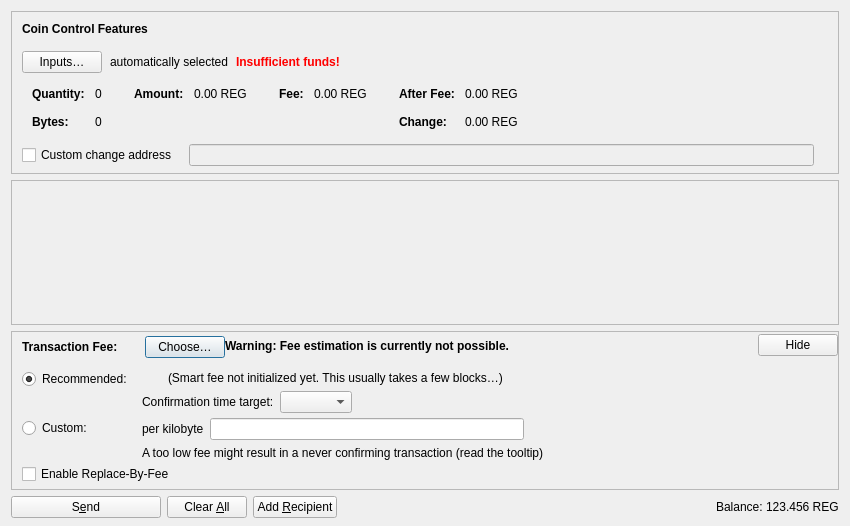
<?xml version="1.0" encoding="UTF-8"?>
<ui version="4.0">
 <class>SendCoinsDialog</class>
 <widget class="QDialog" name="SendCoinsDialog">
  <property name="geometry">
   <rect>
    <x>0</x>
    <y>0</y>
    <width>850</width>
    <height>526</height>
   </rect>
  </property>
  <property name="windowTitle">
   <string>Send Coins</string>
  </property>
  <layout class="QVBoxLayout" name="verticalLayout" stretch="0,1,0,0">
   <property name="bottomMargin">
    <number>8</number>
   </property>
   <item>
    <widget class="QFrame" name="frameCoinControl">
     <property name="sizePolicy">
      <sizepolicy hsizetype="Expanding" vsizetype="Expanding">
       <horstretch>0</horstretch>
       <verstretch>0</verstretch>
      </sizepolicy>
     </property>
     <property name="maximumSize">
      <size>
       <width>16777215</width>
       <height>16777215</height>
      </size>
     </property>
     <property name="frameShape">
      <enum>QFrame::StyledPanel</enum>
     </property>
     <property name="frameShadow">
      <enum>QFrame::Sunken</enum>
     </property>
     <layout class="QVBoxLayout" name="verticalLayoutCoinControl2">
      <property name="spacing">
       <number>0</number>
      </property>
      <property name="leftMargin">
       <number>0</number>
      </property>
      <property name="topMargin">
       <number>0</number>
      </property>
      <property name="rightMargin">
       <number>0</number>
      </property>
      <property name="bottomMargin">
       <number>6</number>
      </property>
      <item>
       <layout class="QVBoxLayout" name="verticalLayoutCoinControl" stretch="0,0,0,0,1">
        <property name="spacing">
         <number>0</number>
        </property>
        <property name="leftMargin">
         <number>10</number>
        </property>
        <property name="topMargin">
         <number>10</number>
        </property>
        <item>
         <layout class="QHBoxLayout" name="horizontalLayoutCoinControl1">
          <property name="bottomMargin">
           <number>15</number>
          </property>
          <item>
           <widget class="QLabel" name="labelCoinControlFeatures">
            <property name="sizePolicy">
             <sizepolicy hsizetype="Preferred" vsizetype="Maximum">
              <horstretch>0</horstretch>
              <verstretch>0</verstretch>
             </sizepolicy>
            </property>
            <property name="font">
             <font>
              <weight>75</weight>
              <bold>true</bold>
             </font>
            </property>
            <property name="styleSheet">
             <string notr="true">font-weight:bold;</string>
            </property>
            <property name="text">
             <string>Coin Control Features</string>
            </property>
           </widget>
          </item>
         </layout>
        </item>
        <item>
         <layout class="QHBoxLayout" name="horizontalLayoutCoinControl2" stretch="0,0,0,0">
          <property name="spacing">
           <number>8</number>
          </property>
          <property name="bottomMargin">
           <number>10</number>
          </property>
          <item>
           <widget class="QPushButton" name="pushButtonCoinControl">
            <property name="styleSheet">
             <string notr="true"/>
            </property>
            <property name="text">
             <string>Inputs…</string>
            </property>
            <property name="autoDefault">
             <bool>false</bool>
            </property>
           </widget>
          </item>
          <item>
           <widget class="QLabel" name="labelCoinControlAutomaticallySelected">
            <property name="text">
             <string>automatically selected</string>
            </property>
            <property name="margin">
             <number>5</number>
            </property>
           </widget>
          </item>
          <item>
           <widget class="QLabel" name="labelCoinControlInsuffFunds">
            <property name="font">
             <font>
              <weight>75</weight>
              <bold>true</bold>
             </font>
            </property>
            <property name="styleSheet">
             <string notr="true">color:red;font-weight:bold;</string>
            </property>
            <property name="text">
             <string>Insufficient funds!</string>
            </property>
            <property name="margin">
             <number>5</number>
            </property>
           </widget>
          </item>
          <item>
           <spacer name="horizontalSpacerCoinControl">
            <property name="orientation">
             <enum>Qt::Horizontal</enum>
            </property>
            <property name="sizeHint" stdset="0">
             <size>
              <width>40</width>
              <height>1</height>
             </size>
            </property>
           </spacer>
          </item>
         </layout>
        </item>
        <item>
         <widget class="QWidget" name="widgetCoinControl" native="true">
          <property name="sizePolicy">
           <sizepolicy hsizetype="Preferred" vsizetype="Preferred">
            <horstretch>0</horstretch>
            <verstretch>0</verstretch>
           </sizepolicy>
          </property>
          <property name="minimumSize">
           <size>
            <width>0</width>
            <height>0</height>
           </size>
          </property>
          <property name="styleSheet">
           <string notr="true"/>
          </property>
          <layout class="QHBoxLayout" name="horizontalLayoutCoinControl5">
           <property name="leftMargin">
            <number>0</number>
           </property>
           <property name="topMargin">
            <number>0</number>
           </property>
           <property name="rightMargin">
            <number>0</number>
           </property>
           <property name="bottomMargin">
            <number>0</number>
           </property>
           <item>
            <layout class="QHBoxLayout" name="horizontalLayoutCoinControl3" stretch="0,0,0,1">
             <property name="spacing">
              <number>20</number>
             </property>
             <property name="topMargin">
              <number>0</number>
             </property>
             <property name="bottomMargin">
              <number>10</number>
             </property>
             <item>
              <layout class="QFormLayout" name="formLayoutCoinControl1">
               <property name="labelAlignment">
                <set>Qt::AlignLeft|Qt::AlignVCenter</set>
               </property>
               <property name="horizontalSpacing">
                <number>10</number>
               </property>
               <property name="verticalSpacing">
                <number>14</number>
               </property>
               <property name="leftMargin">
                <number>10</number>
               </property>
               <property name="topMargin">
                <number>4</number>
               </property>
               <property name="rightMargin">
                <number>6</number>
               </property>
               <item row="0" column="0">
                <widget class="QLabel" name="labelCoinControlQuantityText">
                 <property name="font">
                  <font>
                   <weight>75</weight>
                   <bold>true</bold>
                  </font>
                 </property>
                 <property name="text">
                  <string>Quantity:</string>
                 </property>
                 <property name="margin">
                  <number>0</number>
                 </property>
                </widget>
               </item>
               <item row="0" column="1">
                <widget class="QLabel" name="labelCoinControlQuantity">
                 <property name="cursor">
                  <cursorShape>IBeamCursor</cursorShape>
                 </property>
                 <property name="contextMenuPolicy">
                  <enum>Qt::ActionsContextMenu</enum>
                 </property>
                 <property name="text">
                  <string notr="true">0</string>
                 </property>
                 <property name="margin">
                  <number>0</number>
                 </property>
                 <property name="textInteractionFlags">
                  <set>Qt::LinksAccessibleByMouse|Qt::TextSelectableByKeyboard|Qt::TextSelectableByMouse</set>
                 </property>
                </widget>
               </item>
               <item row="1" column="0">
                <widget class="QLabel" name="labelCoinControlBytesText">
                 <property name="font">
                  <font>
                   <weight>75</weight>
                   <bold>true</bold>
                  </font>
                 </property>
                 <property name="text">
                  <string>Bytes:</string>
                 </property>
                </widget>
               </item>
               <item row="1" column="1">
                <widget class="QLabel" name="labelCoinControlBytes">
                 <property name="cursor">
                  <cursorShape>IBeamCursor</cursorShape>
                 </property>
                 <property name="contextMenuPolicy">
                  <enum>Qt::ActionsContextMenu</enum>
                 </property>
                 <property name="text">
                  <string notr="true">0</string>
                 </property>
                 <property name="textInteractionFlags">
                  <set>Qt::LinksAccessibleByMouse|Qt::TextSelectableByKeyboard|Qt::TextSelectableByMouse</set>
                 </property>
                </widget>
               </item>
              </layout>
             </item>
             <item>
              <layout class="QFormLayout" name="formLayoutCoinControl2">
               <property name="horizontalSpacing">
                <number>10</number>
               </property>
               <property name="verticalSpacing">
                <number>14</number>
               </property>
               <property name="leftMargin">
                <number>6</number>
               </property>
               <property name="topMargin">
                <number>4</number>
               </property>
               <property name="rightMargin">
                <number>6</number>
               </property>
               <item row="0" column="0">
                <widget class="QLabel" name="labelCoinControlAmountText">
                 <property name="font">
                  <font>
                   <weight>75</weight>
                   <bold>true</bold>
                  </font>
                 </property>
                 <property name="text">
                  <string>Amount:</string>
                 </property>
                 <property name="margin">
                  <number>0</number>
                 </property>
                </widget>
               </item>
               <item row="0" column="1">
                <widget class="QLabel" name="labelCoinControlAmount">
                 <property name="cursor">
                  <cursorShape>IBeamCursor</cursorShape>
                 </property>
                 <property name="contextMenuPolicy">
                  <enum>Qt::ActionsContextMenu</enum>
                 </property>
                 <property name="text">
                  <string notr="true">0.00 REG</string>
                 </property>
                 <property name="textInteractionFlags">
                  <set>Qt::LinksAccessibleByMouse|Qt::TextSelectableByKeyboard|Qt::TextSelectableByMouse</set>
                 </property>
                </widget>
               </item>
              </layout>
             </item>
             <item>
              <layout class="QFormLayout" name="formLayoutCoinControl3">
               <property name="horizontalSpacing">
                <number>10</number>
               </property>
               <property name="verticalSpacing">
                <number>14</number>
               </property>
               <property name="leftMargin">
                <number>6</number>
               </property>
               <property name="topMargin">
                <number>4</number>
               </property>
               <property name="rightMargin">
                <number>6</number>
               </property>
               <item row="0" column="0">
                <widget class="QLabel" name="labelCoinControlFeeText">
                 <property name="font">
                  <font>
                   <weight>75</weight>
                   <bold>true</bold>
                  </font>
                 </property>
                 <property name="text">
                  <string>Fee:</string>
                 </property>
                 <property name="margin">
                  <number>0</number>
                 </property>
                </widget>
               </item>
               <item row="0" column="1">
                <widget class="QLabel" name="labelCoinControlFee">
                 <property name="cursor">
                  <cursorShape>IBeamCursor</cursorShape>
                 </property>
                 <property name="contextMenuPolicy">
                  <enum>Qt::ActionsContextMenu</enum>
                 </property>
                 <property name="text">
                  <string notr="true">0.00 REG</string>
                 </property>
                 <property name="textInteractionFlags">
                  <set>Qt::LinksAccessibleByMouse|Qt::TextSelectableByKeyboard|Qt::TextSelectableByMouse</set>
                 </property>
                </widget>
               </item>
              </layout>
             </item>
             <item>
              <layout class="QFormLayout" name="formLayoutCoinControl4">
               <property name="labelAlignment">
                <set>Qt::AlignLeft|Qt::AlignVCenter</set>
               </property>
               <property name="horizontalSpacing">
                <number>10</number>
               </property>
               <property name="verticalSpacing">
                <number>14</number>
               </property>
               <property name="leftMargin">
                <number>6</number>
               </property>
               <property name="topMargin">
                <number>4</number>
               </property>
               <property name="rightMargin">
                <number>6</number>
               </property>
               <item row="0" column="0">
                <widget class="QLabel" name="labelCoinControlAfterFeeText">
                 <property name="font">
                  <font>
                   <weight>75</weight>
                   <bold>true</bold>
                  </font>
                 </property>
                 <property name="text">
                  <string>After Fee:</string>
                 </property>
                 <property name="margin">
                  <number>0</number>
                 </property>
                </widget>
               </item>
               <item row="0" column="1">
                <widget class="QLabel" name="labelCoinControlAfterFee">
                 <property name="cursor">
                  <cursorShape>IBeamCursor</cursorShape>
                 </property>
                 <property name="contextMenuPolicy">
                  <enum>Qt::ActionsContextMenu</enum>
                 </property>
                 <property name="text">
                  <string notr="true">0.00 REG</string>
                 </property>
                 <property name="textInteractionFlags">
                  <set>Qt::LinksAccessibleByMouse|Qt::TextSelectableByKeyboard|Qt::TextSelectableByMouse</set>
                 </property>
                </widget>
               </item>
               <item row="1" column="0">
                <widget class="QLabel" name="labelCoinControlChangeText">
                 <property name="font">
                  <font>
                   <weight>75</weight>
                   <bold>true</bold>
                  </font>
                 </property>
                 <property name="text">
                  <string>Change:</string>
                 </property>
                </widget>
               </item>
               <item row="1" column="1">
                <widget class="QLabel" name="labelCoinControlChange">
                 <property name="cursor">
                  <cursorShape>IBeamCursor</cursorShape>
                 </property>
                 <property name="contextMenuPolicy">
                  <enum>Qt::ActionsContextMenu</enum>
                 </property>
                 <property name="text">
                  <string notr="true">0.00 REG</string>
                 </property>
                 <property name="textInteractionFlags">
                  <set>Qt::LinksAccessibleByMouse|Qt::TextSelectableByKeyboard|Qt::TextSelectableByMouse</set>
                 </property>
                </widget>
               </item>
              </layout>
             </item>
            </layout>
           </item>
          </layout>
         </widget>
        </item>
        <item>
         <layout class="QHBoxLayout" name="horizontalLayoutCoinControl4" stretch="0,0,0">
          <property name="spacing">
           <number>12</number>
          </property>
          <property name="sizeConstraint">
           <enum>QLayout::SetDefaultConstraint</enum>
          </property>
          <property name="topMargin">
           <number>5</number>
          </property>
          <property name="rightMargin">
           <number>5</number>
          </property>
          <item>
           <widget class="QCheckBox" name="checkBoxCoinControlChange">
            <property name="toolTip">
             <string>If this is activated, but the change address is empty or invalid, change will be sent to a newly generated address.</string>
            </property>
            <property name="text">
             <string>Custom change address</string>
            </property>
           </widget>
          </item>
          <item>
           <widget class="QValidatedLineEdit" name="lineEditCoinControlChange">
            <property name="enabled">
             <bool>false</bool>
            </property>
            <property name="sizePolicy">
             <sizepolicy hsizetype="Expanding" vsizetype="Fixed">
              <horstretch>0</horstretch>
              <verstretch>0</verstretch>
             </sizepolicy>
            </property>
           </widget>
          </item>
          <item>
           <widget class="QLabel" name="labelCoinControlChangeLabel">
            <property name="sizePolicy">
             <sizepolicy hsizetype="Preferred" vsizetype="Expanding">
              <horstretch>0</horstretch>
              <verstretch>0</verstretch>
             </sizepolicy>
            </property>
            <property name="minimumSize">
             <size>
              <width>0</width>
              <height>0</height>
             </size>
            </property>
            <property name="text">
             <string/>
            </property>
            <property name="margin">
             <number>3</number>
            </property>
           </widget>
          </item>
         </layout>
        </item>
        <item>
         <spacer name="verticalSpacerCoinControl">
          <property name="orientation">
           <enum>Qt::Vertical</enum>
          </property>
          <property name="sizeHint" stdset="0">
           <size>
            <width>800</width>
            <height>1</height>
           </size>
          </property>
         </spacer>
        </item>
       </layout>
      </item>
     </layout>
    </widget>
   </item>
   <item>
    <widget class="QScrollArea" name="scrollArea">
     <property name="widgetResizable">
      <bool>true</bool>
     </property>
     <widget class="QWidget" name="scrollAreaWidgetContents">
      <property name="geometry">
       <rect>
        <x>0</x>
        <y>0</y>
        <width>830</width>
        <height>104</height>
       </rect>
      </property>
      <layout class="QVBoxLayout" name="verticalLayout_2" stretch="0,1">
       <property name="leftMargin">
        <number>0</number>
       </property>
       <property name="topMargin">
        <number>0</number>
       </property>
       <property name="rightMargin">
        <number>0</number>
       </property>
       <property name="bottomMargin">
        <number>0</number>
       </property>
       <item>
        <layout class="QVBoxLayout" name="entries">
         <property name="spacing">
          <number>6</number>
         </property>
        </layout>
       </item>
       <item>
        <spacer name="verticalSpacer">
         <property name="orientation">
          <enum>Qt::Vertical</enum>
         </property>
         <property name="sizeHint" stdset="0">
          <size>
           <width>20</width>
           <height>40</height>
          </size>
         </property>
        </spacer>
       </item>
      </layout>
     </widget>
    </widget>
   </item>
   <item>
    <widget class="QFrame" name="frameFee">
     <property name="sizePolicy">
      <sizepolicy hsizetype="Expanding" vsizetype="Expanding">
       <horstretch>0</horstretch>
       <verstretch>0</verstretch>
      </sizepolicy>
     </property>
     <property name="maximumSize">
      <size>
       <width>16777215</width>
       <height>16777215</height>
      </size>
     </property>
     <property name="frameShape">
      <enum>QFrame::StyledPanel</enum>
     </property>
     <property name="frameShadow">
      <enum>QFrame::Sunken</enum>
     </property>
     <layout class="QVBoxLayout" name="verticalLayoutFee1">
      <property name="spacing">
       <number>0</number>
      </property>
      <property name="leftMargin">
       <number>0</number>
      </property>
      <property name="topMargin">
       <number>0</number>
      </property>
      <property name="rightMargin">
       <number>0</number>
      </property>
      <property name="bottomMargin">
       <number>0</number>
      </property>
      <item>
       <layout class="QVBoxLayout" name="verticalLayoutFee2" stretch="0,0,0">
        <property name="spacing">
         <number>0</number>
        </property>
        <property name="leftMargin">
         <number>10</number>
        </property>
        <property name="topMargin">
         <number>0</number>
        </property>
        <item>
         <layout class="QHBoxLayout" name="horizontalLayoutFee1">
          <property name="bottomMargin">
           <number>0</number>
          </property>
          <item>
           <layout class="QVBoxLayout" name="verticalLayoutFee7">
            <property name="spacing">
             <number>0</number>
            </property>
            <item>
             <spacer name="verticalSpacerSmartFee">
              <property name="orientation">
               <enum>Qt::Vertical</enum>
              </property>
              <property name="sizeType">
               <enum>QSizePolicy::Fixed</enum>
              </property>
              <property name="sizeHint" stdset="0">
               <size>
                <width>1</width>
                <height>4</height>
               </size>
              </property>
             </spacer>
            </item>
            <item>
             <layout class="QHBoxLayout" name="horizontalLayoutSmartFee">
              <property name="spacing">
               <number>10</number>
              </property>
              <item>
               <widget class="QLabel" name="labelFeeHeadline">
                <property name="sizePolicy">
                 <sizepolicy hsizetype="Preferred" vsizetype="Maximum">
                  <horstretch>0</horstretch>
                  <verstretch>0</verstretch>
                 </sizepolicy>
                </property>
                <property name="font">
                 <font>
                  <weight>75</weight>
                  <bold>true</bold>
                 </font>
                </property>
                <property name="styleSheet">
                 <string notr="true">font-weight:bold;</string>
                </property>
                <property name="text">
                 <string>Transaction Fee:</string>
                </property>
               </widget>
              </item>
              <item>
               <widget class="QLabel" name="labelFeeMinimized">
                <property name="text">
                 <string/>
                </property>
               </widget>
              </item>
              <item>
               <widget class="QPushButton" name="buttonChooseFee">
                <property name="text">
                 <string>Choose…</string>
                </property>
               </widget>
              </item>
             </layout>
            </item>
            <item>
             <spacer name="verticalSpacer_5">
              <property name="orientation">
               <enum>Qt::Vertical</enum>
              </property>
              <property name="sizeHint" stdset="0">
               <size>
                <width>1</width>
                <height>1</height>
               </size>
              </property>
             </spacer>
            </item>
           </layout>
          </item>
          <item>
           <widget class="QLabel" name="fallbackFeeWarningLabel">
            <property name="toolTip">
             <string>Using the fallbackfee can result in sending a transaction that will take several hours or days (or never) to confirm. Consider choosing your fee manually or wait until you have validated the complete chain.</string>
            </property>
            <property name="font">
            <font>
                <weight>75</weight>
                <bold>true</bold>
            </font>
            </property>
            <property name="text">
             <string>Warning: Fee estimation is currently not possible.</string>
            </property>
            <property name="wordWrap">
             <bool>false</bool>
            </property>
           </widget>
          </item>
          <item>
           <spacer name="horizontalSpacer_4">
            <property name="orientation">
             <enum>Qt::Horizontal</enum>
            </property>
            <property name="sizeType">
             <enum>QSizePolicy::MinimumExpanding</enum>
            </property>
            <property name="sizeHint" stdset="0">
             <size>
              <width>40</width>
              <height>20</height>
             </size>
            </property>
           </spacer>
          </item>
          <item>
           <widget class="QPushButton" name="buttonMinimizeFee">
            <property name="toolTip">
             <string>Hide transaction fee settings</string>
            </property>
            <property name="text">
             <string>Hide</string>
            </property>
           </widget>
          </item>
         </layout>
        </item>
        <item>
         <widget class="QFrame" name="frameFeeSelection">
          <layout class="QVBoxLayout" name="verticalLayoutFee12">
           <property name="spacing">
            <number>0</number>
           </property>
           <property name="leftMargin">
            <number>0</number>
           </property>
           <property name="topMargin">
            <number>0</number>
           </property>
           <property name="rightMargin">
            <number>0</number>
           </property>
           <property name="bottomMargin">
            <number>0</number>
           </property>
           <item>
            <layout class="QGridLayout" name="gridLayoutFee">
             <property name="topMargin">
              <number>10</number>
             </property>
             <property name="bottomMargin">
              <number>4</number>
             </property>
             <property name="horizontalSpacing">
              <number>10</number>
             </property>
             <property name="verticalSpacing">
              <number>4</number>
             </property>
             <item row="1" column="1">
              <layout class="QVBoxLayout" name="verticalLayoutFee8">
               <property name="spacing">
                <number>6</number>
               </property>
               <item>
                <layout class="QHBoxLayout" name="horizontalLayoutFee13">
                 <item>
                  <widget class="QLabel" name="labelCustomPerKilobyte">
                   <property name="toolTip">
                    <string>Specify a custom fee per kB (1,000 bytes) of the transaction's virtual size.

Note:  Since the fee is calculated on a per-byte basis, a fee rate of "100 satoshis per kvB" for a transaction size of 500 virtual bytes (half of 1 kvB) would ultimately yield a fee of only 50 satoshis.</string>
                   </property>
                   <property name="text">
                    <string>per kilobyte</string>
                   </property>
                  </widget>
                 </item>
                 <item>
                  <widget class="RegusAmountField" name="customFee"/>
                 </item>
                 <item>
                  <spacer name="horizontalSpacer_6">
                   <property name="orientation">
                    <enum>Qt::Horizontal</enum>
                   </property>
                   <property name="sizeHint" stdset="0">
                    <size>
                     <width>1</width>
                     <height>1</height>
                    </size>
                   </property>
                  </spacer>
                 </item>
                </layout>
               </item>
               <item>
                <layout class="QHBoxLayout" name="horizontalLayoutFee8">
                 <item>
                  <widget class="QLabel" name="labelCustomFeeWarning">
                   <property name="enabled">
                    <bool>true</bool>
                   </property>
                   <property name="toolTip">
                    <string>When there is less transaction volume than space in the blocks, miners as well as relaying nodes may enforce a minimum fee. Paying only this minimum fee is just fine, but be aware that this can result in a never confirming transaction once there is more demand for regus transactions than the network can process.</string>
                   </property>
                   <property name="text">
                    <string>A too low fee might result in a never confirming transaction (read the tooltip)</string>
                   </property>
                  </widget>
                 </item>
                 <item>
                  <spacer name="horizontalSpacer_2">
                   <property name="orientation">
                    <enum>Qt::Horizontal</enum>
                   </property>
                   <property name="sizeHint" stdset="0">
                    <size>
                     <width>1</width>
                     <height>1</height>
                    </size>
                   </property>
                  </spacer>
                 </item>
                </layout>
               </item>
              </layout>
             </item>
             <item row="0" column="0">
              <layout class="QVBoxLayout" name="verticalLayoutFee4" stretch="0,1">
               <item>
                <widget class="QRadioButton" name="radioSmartFee">
                 <property name="text">
                  <string>Recommended:</string>
                 </property>
                 <property name="checked">
                  <bool>true</bool>
                 </property>
                 <attribute name="buttonGroup">
                  <string notr="true">groupFee</string>
                 </attribute>
                </widget>
               </item>
               <item>
                <spacer name="verticalSpacer_2">
                 <property name="orientation">
                  <enum>Qt::Vertical</enum>
                 </property>
                 <property name="sizeHint" stdset="0">
                  <size>
                   <width>1</width>
                   <height>1</height>
                  </size>
                 </property>
                </spacer>
               </item>
              </layout>
             </item>
             <item row="1" column="0">
              <layout class="QVBoxLayout" name="verticalLayoutFee9" stretch="0,1">
               <item>
                <widget class="QRadioButton" name="radioCustomFee">
                 <property name="text">
                  <string>Custom:</string>
                 </property>
                 <attribute name="buttonGroup">
                  <string notr="true">groupFee</string>
                 </attribute>
                </widget>
               </item>
               <item>
                <spacer name="verticalSpacer_6">
                 <property name="orientation">
                  <enum>Qt::Vertical</enum>
                 </property>
                 <property name="sizeHint" stdset="0">
                  <size>
                   <width>1</width>
                   <height>1</height>
                  </size>
                 </property>
                </spacer>
               </item>
              </layout>
             </item>
             <item row="0" column="1">
              <layout class="QVBoxLayout" name="verticalLayoutFee3" stretch="0,0,1">
               <property name="spacing">
                <number>6</number>
               </property>
               <property name="topMargin">
                <number>2</number>
               </property>
               <item>
                <layout class="QHBoxLayout" name="horizontalLayoutFee12">
                 <item>
                  <widget class="QLabel" name="labelSmartFee">
                   <property name="text">
                    <string/>
                   </property>
                  </widget>
                 </item>
                 <item>
                  <widget class="QLabel" name="labelFeeEstimation">
                   <property name="text">
                    <string/>
                   </property>
                  </widget>
                 </item>
                 <item>
                  <widget class="QLabel" name="labelSmartFee2">
                   <property name="text">
                    <string>(Smart fee not initialized yet. This usually takes a few blocks…)</string>
                   </property>
                  </widget>
                 </item>
                 <item>
                  <spacer name="horizontalSpacer_5">
                   <property name="orientation">
                    <enum>Qt::Horizontal</enum>
                   </property>
                   <property name="sizeHint" stdset="0">
                    <size>
                     <width>1</width>
                     <height>1</height>
                    </size>
                   </property>
                  </spacer>
                 </item>
                </layout>
               </item>
               <item>
                <layout class="QHBoxLayout" name="horizontalLayoutFee9">
                 <item>
                  <layout class="QVBoxLayout" name="verticalLayoutFee6">
                   <item>
                    <widget class="QLabel" name="labelSmartFee3">
                     <property name="text">
                      <string>Confirmation time target:</string>
                     </property>
                    </widget>
                   </item>
                  </layout>
                 </item>
                 <item>
                  <layout class="QVBoxLayout" name="verticalLayoutFee5">
                   <property name="rightMargin">
                    <number>30</number>
                   </property>
                   <item>
                    <layout class="QHBoxLayout" name="horizontalLayoutConfTarget">
                     <property name="bottomMargin">
                      <number>0</number>
                     </property>
                     <item>
                      <widget class="QComboBox" name="confTargetSelector"/>
                     </item>
                     <item>
                      <spacer name="horizontalSpacerConfTarget">
                       <property name="orientation">
                        <enum>Qt::Horizontal</enum>
                       </property>
                       <property name="sizeHint" stdset="0">
                        <size>
                         <width>40</width>
                         <height>20</height>
                        </size>
                       </property>
                      </spacer>
                     </item>
                    </layout>
                   </item>
                  </layout>
                 </item>
                </layout>
               </item>
               <item>
                <spacer name="verticalSpacer_4">
                 <property name="orientation">
                  <enum>Qt::Vertical</enum>
                 </property>
                 <property name="sizeHint" stdset="0">
                  <size>
                   <width>1</width>
                   <height>1</height>
                  </size>
                 </property>
                </spacer>
               </item>
              </layout>
             </item>
            </layout>
           </item>
           <item>
            <widget class="QCheckBox" name="optInRBF">
             <property name="text">
              <string>Enable Replace-By-Fee</string>
             </property>
             <property name="toolTip">
              <string>With Replace-By-Fee (BIP-125) you can increase a transaction's fee after it is sent. Without this, a higher fee may be recommended to compensate for increased transaction delay risk.</string>
             </property>
            </widget>
           </item>
          </layout>
         </widget>
        </item>
        <item>
         <spacer name="verticalSpacerFee">
          <property name="orientation">
           <enum>Qt::Vertical</enum>
          </property>
          <property name="sizeHint" stdset="0">
           <size>
            <width>40</width>
            <height>5</height>
           </size>
          </property>
         </spacer>
        </item>
       </layout>
      </item>
     </layout>
    </widget>
   </item>
   <item>
    <layout class="QHBoxLayout" name="horizontalLayout">
     <item>
      <widget class="QPushButton" name="sendButton">
       <property name="minimumSize">
        <size>
         <width>150</width>
         <height>0</height>
        </size>
       </property>
       <property name="toolTip">
        <string>Confirm the send action</string>
       </property>
       <property name="text">
        <string>S&amp;end</string>
       </property>
       <property name="icon">
        <iconset resource="../regus.qrc">
         <normaloff>:/icons/output</normaloff>:/icons/output</iconset>
       </property>
       <property name="autoDefault">
        <bool>false</bool>
       </property>
       <property name="default">
        <bool>false</bool>
       </property>
      </widget>
     </item>
     <item>
      <widget class="QPushButton" name="clearButton">
       <property name="sizePolicy">
        <sizepolicy hsizetype="Minimum" vsizetype="Fixed">
         <horstretch>0</horstretch>
         <verstretch>0</verstretch>
        </sizepolicy>
       </property>
       <property name="toolTip">
        <string>Clear all fields of the form.</string>
       </property>
       <property name="text">
        <string>Clear &amp;All</string>
       </property>
       <property name="icon">
        <iconset resource="../regus.qrc">
         <normaloff>:/icons/remove</normaloff>:/icons/remove</iconset>
       </property>
       <property name="autoDefault">
        <bool>false</bool>
       </property>
      </widget>
     </item>
     <item>
      <widget class="QPushButton" name="addButton">
       <property name="toolTip">
        <string>Send to multiple recipients at once</string>
       </property>
       <property name="text">
        <string>Add &amp;Recipient</string>
       </property>
       <property name="icon">
        <iconset resource="../regus.qrc">
         <normaloff>:/icons/plus</normaloff>:/icons/plus</iconset>
       </property>
       <property name="autoDefault">
        <bool>false</bool>
       </property>
      </widget>
     </item>
     <item>
      <spacer name="horizontalSpacer">
       <property name="orientation">
        <enum>Qt::Horizontal</enum>
       </property>
       <property name="sizeHint" stdset="0">
        <size>
         <width>40</width>
         <height>20</height>
        </size>
       </property>
      </spacer>
     </item>
     <item>
      <layout class="QHBoxLayout" name="horizontalLayout_2">
       <property name="spacing">
        <number>3</number>
       </property>
       <item>
        <widget class="QLabel" name="labelBalanceName">
         <property name="sizePolicy">
          <sizepolicy hsizetype="Preferred" vsizetype="Fixed">
           <horstretch>0</horstretch>
           <verstretch>0</verstretch>
          </sizepolicy>
         </property>
         <property name="text">
          <string>Balance:</string>
         </property>
        </widget>
       </item>
       <item>
        <widget class="QLabel" name="labelBalance">
         <property name="sizePolicy">
          <sizepolicy hsizetype="Preferred" vsizetype="Fixed">
           <horstretch>0</horstretch>
           <verstretch>0</verstretch>
          </sizepolicy>
         </property>
         <property name="cursor">
          <cursorShape>IBeamCursor</cursorShape>
         </property>
         <property name="text">
          <string notr="true">123.456 REG</string>
         </property>
         <property name="textInteractionFlags">
          <set>Qt::LinksAccessibleByMouse|Qt::TextSelectableByKeyboard|Qt::TextSelectableByMouse</set>
         </property>
        </widget>
       </item>
      </layout>
     </item>
    </layout>
   </item>
  </layout>
 </widget>
 <customwidgets>
  <customwidget>
   <class>QValidatedLineEdit</class>
   <extends>QLineEdit</extends>
   <header>qt/qvalidatedlineedit.h</header>
  </customwidget>
  <customwidget>
   <class>RegusAmountField</class>
   <extends>QLineEdit</extends>
   <header>qt/regusamountfield.h</header>
   <container>1</container>
  </customwidget>
 </customwidgets>
 <resources>
  <include location="../regus.qrc"/>
 </resources>
 <connections/>
 <buttongroups>
  <buttongroup name="groupFee"/>
 </buttongroups>
</ui>
